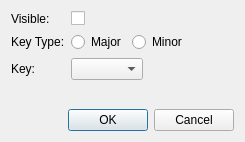
<?xml version="1.0" encoding="UTF-8"?>
<ui version="4.0">
 <class>KeySignatureDialog</class>
 <widget class="QDialog" name="KeySignatureDialog">
  <property name="windowModality">
   <enum>Qt::WindowModal</enum>
  </property>
  <property name="geometry">
   <rect>
    <x>0</x>
    <y>0</y>
    <width>245</width>
    <height>142</height>
   </rect>
  </property>
  <property name="windowTitle">
   <string>Key Signature</string>
  </property>
  <property name="modal">
   <bool>true</bool>
  </property>
  <layout class="QVBoxLayout" name="verticalLayout">
   <item>
    <layout class="QFormLayout" name="formLayout">
     <property name="fieldGrowthPolicy">
      <enum>QFormLayout::FieldsStayAtSizeHint</enum>
     </property>
     <item row="0" column="0">
      <widget class="QLabel" name="visibleLabel">
       <property name="text">
        <string>Visible:</string>
       </property>
      </widget>
     </item>
     <item row="0" column="1">
      <widget class="QCheckBox" name="visibilityCheckBox"/>
     </item>
     <item row="1" column="0">
      <widget class="QLabel" name="keyTypeLabel">
       <property name="text">
        <string>Key Type:</string>
       </property>
      </widget>
     </item>
     <item row="1" column="1">
      <layout class="QHBoxLayout" name="horizontalLayout">
       <item>
        <widget class="QRadioButton" name="majorKeyButton">
         <property name="text">
          <string>Major</string>
         </property>
        </widget>
       </item>
       <item>
        <widget class="QRadioButton" name="minorKeyButton">
         <property name="text">
          <string>Minor</string>
         </property>
        </widget>
       </item>
      </layout>
     </item>
     <item row="2" column="0">
      <widget class="QLabel" name="keyLabel">
       <property name="text">
        <string>Key:</string>
       </property>
      </widget>
     </item>
     <item row="2" column="1">
      <widget class="QComboBox" name="keysComboBox"/>
     </item>
    </layout>
   </item>
   <item>
    <widget class="QDialogButtonBox" name="buttonBox">
     <property name="orientation">
      <enum>Qt::Horizontal</enum>
     </property>
     <property name="standardButtons">
      <set>QDialogButtonBox::Cancel|QDialogButtonBox::Ok</set>
     </property>
    </widget>
   </item>
  </layout>
 </widget>
 <resources/>
 <connections>
  <connection>
   <sender>buttonBox</sender>
   <signal>accepted()</signal>
   <receiver>KeySignatureDialog</receiver>
   <slot>accept()</slot>
   <hints>
    <hint type="sourcelabel">
     <x>248</x>
     <y>254</y>
    </hint>
    <hint type="destinationlabel">
     <x>157</x>
     <y>274</y>
    </hint>
   </hints>
  </connection>
  <connection>
   <sender>buttonBox</sender>
   <signal>rejected()</signal>
   <receiver>KeySignatureDialog</receiver>
   <slot>reject()</slot>
   <hints>
    <hint type="sourcelabel">
     <x>316</x>
     <y>260</y>
    </hint>
    <hint type="destinationlabel">
     <x>286</x>
     <y>274</y>
    </hint>
   </hints>
  </connection>
 </connections>
</ui>
